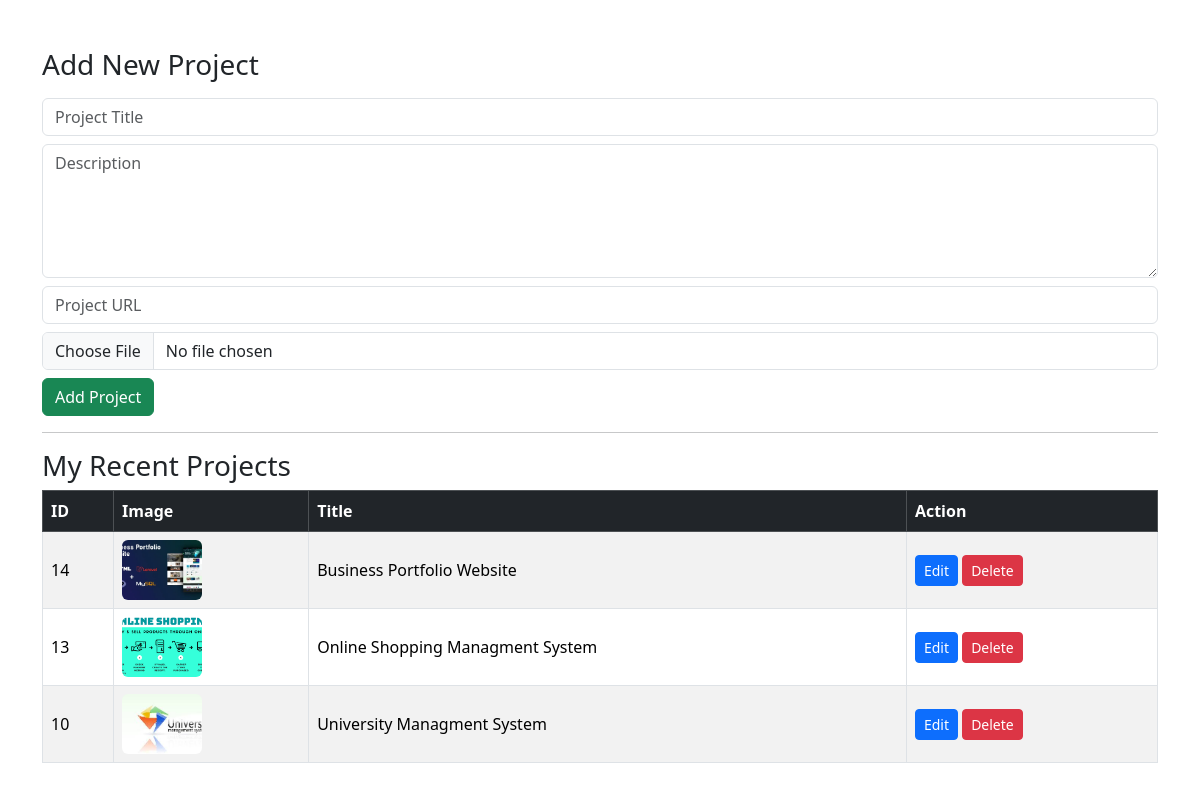
The page /admin/projects.php (signed in) on the database its author committed.
### tables this page shows
CREATE TABLE `projects` (
  `id` int(11) NOT NULL,
  `title` varchar(255) NOT NULL,
  `description` text DEFAULT NULL,
  `image` varchar(255) DEFAULT NULL,
  `project_link` varchar(500) DEFAULT NULL
);

### admin/projects.php (the view, shortened to what this page needs)
<?php
include '../includes/db.php';
$edit_project = null;
?>
<!DOCTYPE html>
<html>
<head>
    <link
        href="https://cdn.jsdelivr.net/npm/bootstrap@5.3.3/dist/css/bootstrap.min.css"
        rel="stylesheet"
    >
</head>
<body>
<div class="container mt-5">
<?php if ($edit_project) { ?>
    <!-- =========================
         EDIT FORM
    ========================= -->
    <h3 class="mb-3">
        Edit Project
    </h3>
    <form
        method="POST"
        enctype="multipart/form-data"
    >
        <input
            type="hidden"
            name="id"
            value="<?= (int)$edit_project['id']; ?>"
        >
        <input
            type="text"
            name="title"
            value="<?= htmlspecialchars($edit_project['title']); ?>"
            placeholder="Project Title"
            class="form-control mb-2"
            required
        >
        <textarea
            name="description"
            placeholder="Description"
            class="form-control mb-2"
            rows="5"
            required
        ><?= htmlspecialchars($edit_project['description']); ?></textarea>
        <input
            type="text"
            name="project_link"
            value="<?= htmlspecialchars($edit_project['project_link']); ?>"
            placeholder="Project URL"
            class="form-control mb-2"
        >
        <?php if (!empty($edit_project['image'])) { ?>
            <div class="mb-2">
                <p class="mb-1">
                    Current Image:
                </p>
                <img
                    src="../assets/images/<?= htmlspecialchars($edit_project['image']); ?>"
                    width="120"
                    height="80"
                    style="object-fit:cover;"
                    class="img-thumbnail"
                >
            </div>
        <?php } ?>
        <label class="form-label">
            Change Image
        </label>
        <input
            type="file"
            name="image"
            class="form-control mb-3"
        >
        <button
            type="submit"
            name="update_project"
            class="btn btn-success"
        >
            Update Project
        </button>
        <a
            href="<?= htmlspecialchars($_SERVER['PHP_SELF']); ?>"
            class="btn btn-secondary"
        >
            Cancel
        </a>
    </form>
<?php } else { ?>
    <h3 class="mb-3">
        Add New Project
    </h3>
    <form
        method="POST"
        enctype="multipart/form-data"
    >
        <input
            type="text"
            name="title"
            placeholder="Project Title"
            class="form-control mb-2"
            required
        >
        <textarea
            name="description"
            placeholder="Description"
            class="form-control mb-2"
            rows="5"
            required
        ></textarea>
        <input
            type="text"
            name="project_link"
            placeholder="Project URL"
            class="form-control mb-2"
        >
        <input
            type="file"
            name="image"
            class="form-control mb-2"
            required
        >
        <button
            type="submit"
            name="add_project"
            class="btn btn-success"
        >
            Add Project
        </button>
    </form>
<?php } ?>
<hr>
<h3>
    My Recent Projects
</h3>
<div class="table-responsive">
<table class="table table-bordered table-striped align-middle">
<thead class="table-dark">
<tr>
    <th>ID</th>
    <th>Image</th>
    <th>Title</th>
    <th>Action</th>
</tr>
</thead>
<tbody>
<?php
$projects = mysqli_query(
    $conn,
    "SELECT * FROM projects ORDER BY id DESC"
);
while ($row = mysqli_fetch_assoc($projects)) {
?>
<tr>
    <td>
        <?= (int)$row['id']; ?>
    </td>
    <td>
        <img
            src="../assets/images/<?= htmlspecialchars($row['image']); ?>"
            width="80"
            height="60"
            style="object-fit:cover;"
            class="rounded"
        >
    </td>
    <td>
        <?= htmlspecialchars($row['title']); ?>
    </td>
    <td style="white-space: nowrap;">
        <a
            href="<?= htmlspecialchars($_SERVER['PHP_SELF']); ?>?edit=<?= (int)$row['id']; ?>"
            class="btn btn-primary btn-sm"
        >
            Edit
        </a>
        <a
            href="delete_project.php?id=<?= (int)$row['id']; ?>"
            class="btn btn-danger btn-sm"
            onclick="return confirm('Are you sure you want to delete this project?');"
        >
            Delete
        </a>
    </td>
</tr>
<?php } ?>
</tbody>
</table>
</div>
</div>
</body>
</html>

### rows shown on the page
projects: id "14", image (picture), title "Business Portfolio Website"
projects: id "13", image (picture), title "Online Shopping Managment System"
projects: id "10", image (picture), title "University Managment System"
